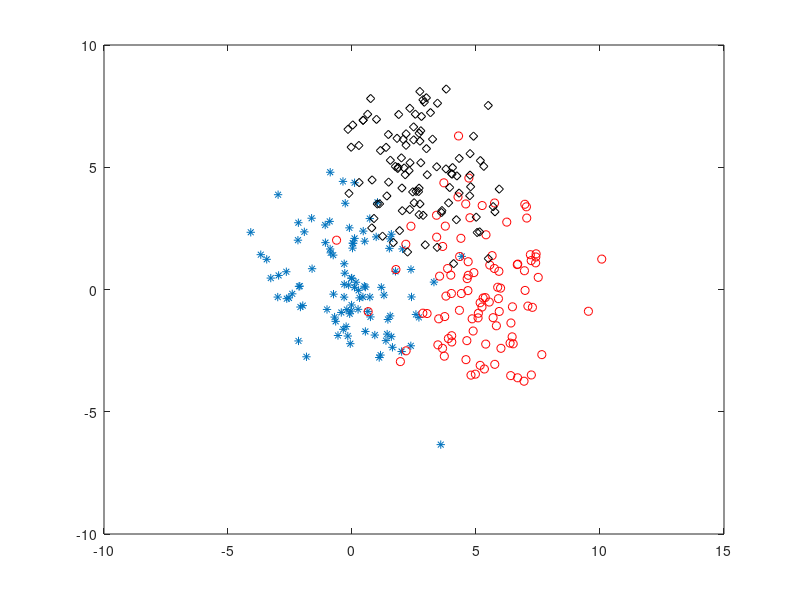

The MATLAB source for this figure:

clear;
N = 100;

m1=repmat([0,0], N, 1);
m2=repmat([5,0], N, 1);
m3=repmat([2.5,5], N, 1);

S1= [3 0 ; 0 3];
C1_Train=randn(N, 2) * sqrtm(S1) + m1;
C2_Train=randn(N, 2) * sqrtm(S1) + m2;
C3_Train=randn(N, 2) * sqrtm(S1) + m3;


plot(C1_Train(:, 1), C1_Train(:, 2), '*');
hold on;
plot(C2_Train(:, 1), C2_Train(:, 2), 'ro');
hold on;
plot(C3_Train(:, 1), C3_Train(:, 2), 'kd');




save data_knn C1_Train C2_Train C3_Train

